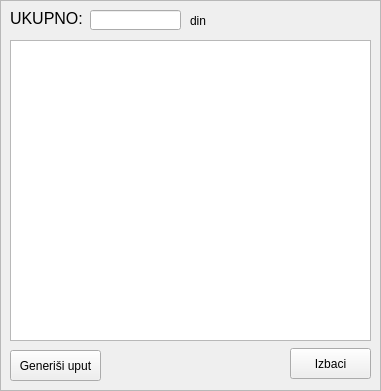
     <widget class="QFrame" name="frame_6">
      <property name="geometry">
       <rect>
        <x>1270</x>
        <y>10</y>
        <width>381</width>
        <height>391</height>
       </rect>
      </property>
      <property name="frameShape">
       <enum>QFrame::StyledPanel</enum>
      </property>
      <property name="frameShadow">
       <enum>QFrame::Sunken</enum>
      </property>
      <widget class="QLabel" name="label_6">
       <property name="geometry">
        <rect>
         <x>10</x>
         <y>10</y>
         <width>151</width>
         <height>16</height>
        </rect>
       </property>
       <property name="font">
        <font>
         <pointsize>12</pointsize>
        </font>
       </property>
       <property name="text">
        <string>UKUPNO:</string>
       </property>
      </widget>
      <widget class="QPushButton" name="generisiuput">
       <property name="geometry">
        <rect>
         <x>10</x>
         <y>350</y>
         <width>91</width>
         <height>31</height>
        </rect>
       </property>
       <property name="text">
        <string>Generiši uput</string>
       </property>
      </widget>
      <widget class="QLineEdit" name="UkupnoRacun">
       <property name="geometry">
        <rect>
         <x>90</x>
         <y>10</y>
         <width>91</width>
         <height>20</height>
        </rect>
       </property>
       <property name="font">
        <font>
         <pointsize>10</pointsize>
        </font>
       </property>
       <property name="text">
        <string/>
       </property>
      </widget>
      <widget class="QLabel" name="label_9">
       <property name="geometry">
        <rect>
         <x>190</x>
         <y>10</y>
         <width>47</width>
         <height>21</height>
        </rect>
       </property>
       <property name="text">
        <string>din</string>
       </property>
      </widget>
      <widget class="QPushButton" name="IzbaciLoseg">
       <property name="geometry">
        <rect>
         <x>290</x>
         <y>348</y>
         <width>81</width>
         <height>31</height>
        </rect>
       </property>
       <property name="text">
        <string>Izbaci</string>
       </property>
      </widget>
      <widget class="QTableView" name="total">
       <property name="geometry">
        <rect>
         <x>10</x>
         <y>40</y>
         <width>361</width>
         <height>301</height>
        </rect>
       </property>
      </widget>
     </widget>
